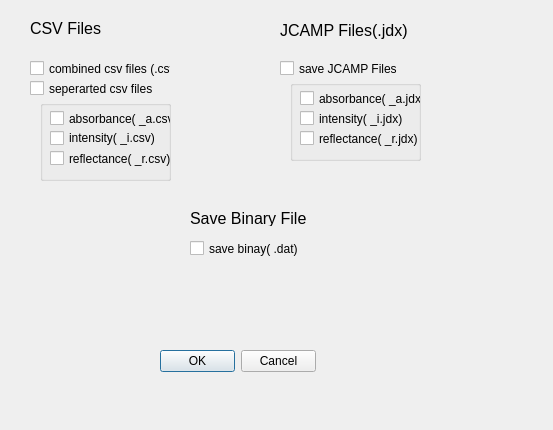
<?xml version="1.0" encoding="UTF-8"?>
<ui version="4.0">
 <class>Filesettings_window</class>
 <widget class="QDialog" name="Filesettings_window">
  <property name="geometry">
   <rect>
    <x>0</x>
    <y>0</y>
    <width>553</width>
    <height>430</height>
   </rect>
  </property>
  <property name="windowTitle">
   <string>File Settings</string>
  </property>
  <widget class="QLabel" name="label">
   <property name="geometry">
    <rect>
     <x>30</x>
     <y>20</y>
     <width>71</width>
     <height>16</height>
    </rect>
   </property>
   <property name="font">
    <font>
     <pointsize>12</pointsize>
    </font>
   </property>
   <property name="text">
    <string>CSV Files</string>
   </property>
  </widget>
  <widget class="QLabel" name="label_2">
   <property name="geometry">
    <rect>
     <x>280</x>
     <y>20</y>
     <width>131</width>
     <height>20</height>
    </rect>
   </property>
   <property name="font">
    <font>
     <pointsize>12</pointsize>
    </font>
   </property>
   <property name="text">
    <string>JCAMP Files(.jdx)</string>
   </property>
   <property name="wordWrap">
    <bool>false</bool>
   </property>
  </widget>
  <widget class="QDialogButtonBox" name="buttonBox">
   <property name="geometry">
    <rect>
     <x>160</x>
     <y>350</y>
     <width>156</width>
     <height>23</height>
    </rect>
   </property>
   <property name="standardButtons">
    <set>QDialogButtonBox::Cancel|QDialogButtonBox::Ok</set>
   </property>
  </widget>
  <widget class="QCheckBox" name="combinedcsvfiles">
   <property name="geometry">
    <rect>
     <x>30</x>
     <y>60</y>
     <width>141</width>
     <height>17</height>
    </rect>
   </property>
   <property name="text">
    <string>combined csv files (.csv)</string>
   </property>
  </widget>
  <widget class="QCheckBox" name="seperatedcsvfiles">
   <property name="geometry">
    <rect>
     <x>30</x>
     <y>80</y>
     <width>131</width>
     <height>17</height>
    </rect>
   </property>
   <property name="text">
    <string>seperarted csv files</string>
   </property>
  </widget>
  <widget class="QCheckBox" name="save_JCAMP">
   <property name="geometry">
    <rect>
     <x>280</x>
     <y>60</y>
     <width>131</width>
     <height>17</height>
    </rect>
   </property>
   <property name="text">
    <string>save JCAMP Files</string>
   </property>
  </widget>
  <widget class="QGroupBox" name="groupBox">
   <property name="geometry">
    <rect>
     <x>290</x>
     <y>80</y>
     <width>131</width>
     <height>81</height>
    </rect>
   </property>
   <property name="title">
    <string/>
   </property>
   <widget class="QCheckBox" name="reflectance_JCAMP">
    <property name="geometry">
     <rect>
      <x>10</x>
      <y>50</y>
      <width>121</width>
      <height>17</height>
     </rect>
    </property>
    <property name="text">
     <string>reflectance( _r.jdx)</string>
    </property>
   </widget>
   <widget class="QCheckBox" name="absorbance_JCAMP">
    <property name="geometry">
     <rect>
      <x>10</x>
      <y>10</y>
      <width>121</width>
      <height>17</height>
     </rect>
    </property>
    <property name="text">
     <string>absorbance( _a.jdx)</string>
    </property>
   </widget>
   <widget class="QCheckBox" name="intensity_JCAMP">
    <property name="geometry">
     <rect>
      <x>10</x>
      <y>30</y>
      <width>111</width>
      <height>17</height>
     </rect>
    </property>
    <property name="text">
     <string>intensity( _i.jdx)</string>
    </property>
   </widget>
  </widget>
  <widget class="QGroupBox" name="groupBox_2">
   <property name="geometry">
    <rect>
     <x>40</x>
     <y>100</y>
     <width>131</width>
     <height>81</height>
    </rect>
   </property>
   <property name="title">
    <string/>
   </property>
   <widget class="QCheckBox" name="reflectance_csv">
    <property name="geometry">
     <rect>
      <x>10</x>
      <y>50</y>
      <width>131</width>
      <height>17</height>
     </rect>
    </property>
    <property name="text">
     <string>reflectance( _r.csv)</string>
    </property>
   </widget>
   <widget class="QCheckBox" name="intensity_csv">
    <property name="geometry">
     <rect>
      <x>10</x>
      <y>30</y>
      <width>111</width>
      <height>16</height>
     </rect>
    </property>
    <property name="text">
     <string>intensity( _i.csv)</string>
    </property>
   </widget>
   <widget class="QCheckBox" name="absorbance_csv">
    <property name="geometry">
     <rect>
      <x>10</x>
      <y>10</y>
      <width>121</width>
      <height>17</height>
     </rect>
    </property>
    <property name="text">
     <string>absorbance( _a.csv)</string>
    </property>
   </widget>
  </widget>
  <widget class="QLabel" name="label_3">
   <property name="geometry">
    <rect>
     <x>190</x>
     <y>210</y>
     <width>161</width>
     <height>16</height>
    </rect>
   </property>
   <property name="font">
    <font>
     <pointsize>12</pointsize>
    </font>
   </property>
   <property name="text">
    <string>Save Binary File</string>
   </property>
  </widget>
  <widget class="QCheckBox" name="savebinary">
   <property name="geometry">
    <rect>
     <x>190</x>
     <y>240</y>
     <width>111</width>
     <height>17</height>
    </rect>
   </property>
   <property name="text">
    <string>save binay( .dat)</string>
   </property>
  </widget>
 </widget>
 <resources/>
 <connections/>
</ui>
